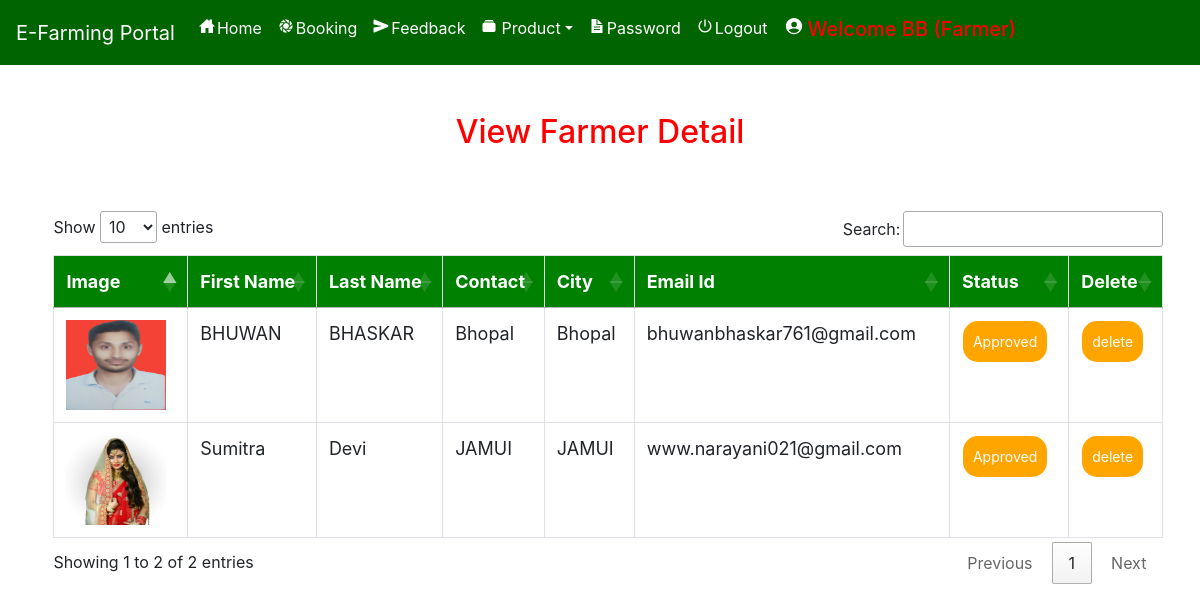
/view_farmer/ (signed in), run on the app's committed database.
### farmerapp/models.py (models this page shows, shortened)
class Profile(models.Model):
    user = models.ForeignKey(User, on_delete=models.CASCADE, null=True)
    dob = models.DateField(null=True)
    city = models.CharField(max_length=30, null=True)
    address = models.CharField(max_length=50, null=True)
    contact = models.CharField(max_length=10, null=True)
    user_type = models.CharField(max_length=10, null=True)
    status =  models.CharField(max_length=30, null=True, default="Pending")
    image = models.FileField(null=True)

### farmerapp/views.py (the view)
# urls.py: path('view_farmer/', View_farmer, name="view_farmer"),
def View_farmer(request):
    if not request.user.is_authenticated:
        return redirect('login_admin')
    pro = Profile.objects.filter(user_type="Seller")
    d = {'user':pro, 'data':'farmer'}
    return render(request,'view_user.html',d)

### farmerapp/templates/view_user.html (shortened to what this page needs)
{% extends 'navigation.html' %}
{% load static %}
{% block body %}
<center><h2 style="color:red;margin-top:4%">View {% if data %}Farmer{% else %}User{% endif %} Detail</h2></center>
<div  class="container-fluid">
    <center>
    <div class="container">
        <table class="table table-bordered" id="myTable">
  <thead>
  <tr>
    <th>Image</th>
    <th>First Name</th>
    <th>Last Name</th>
      <th>Contact</th>
      <th>City</th>
    <th>Email Id</th>
    {% if data %}<th>Status</th>{% endif %}
    <th>Delete</th>
  </tr>
  </thead>
   <tbody>
    {% for i in user %}
  <tr>
    <td><img src="{{i.image.url}}" style="width:100px;height:90px"></td>
    <td>{{i.user.first_name}}</td>
    <td>{{i.user.last_name}}</td>
      <td>{{i.contact}}</td>
      <td>{{i.city}}</td>
      <td>{{i.user.email}}</td>
      {% if data %}<td><a href="{% url 'change_user_status' i.id %}" onclick="return confirm('Are you sure?')"><button class="button button1">{{i.status}}</button></a></td>{% endif %}
    <td><a href="{% url 'delete_user' i.user.id %}" onclick="return confirm('Are you sure?')"><button class="button button1">delete</button></a></td>
  </tr>
    {% endfor %}
    </tbody>
</table>
 </div></center>
</div>
{% endblock %}

### farmerapp/templates/navigation.html (style rules this page uses)
* { box-sizing: border-box; }
#myTable { border-collapse: collapse; width: 100%; border: 1px solid #ddd; font-size: 18px; }
#myTable th { text-align: left; padding: 12px; background-color: green; color: white; }
#myTable td { text-align: left; padding: 12px; background-color: white; }
#myTable tr { border-bottom: 1px solid #ddd; }
.button { background-color: orange; border: none; color: white; padding: 10px; text-align: center; text-decoration: none; display: inline-block; font-size: 14px; margin: 1px 1px; cursor: pointer; }
.button1 { border-radius: 15px; }

### farmerapp/templates/view_user.html (style rules this page uses)
.container { border-radius:6px; margin:2%; }
.container-fluid { margin-top:5%; }

### data on the page
Profile: image (picture), user.first_name "BHUWAN", user.last_name "BHASKAR", contact "Bhopal", city "Bhopal", user.email "bhuwanbhaskar761@gmail.com", status "Approved"
Profile: image (picture), user.first_name "Sumitra", user.last_name "Devi", contact "JAMUI", city "JAMUI", user.email "www.narayani021@gmail.com", status "Approved"
